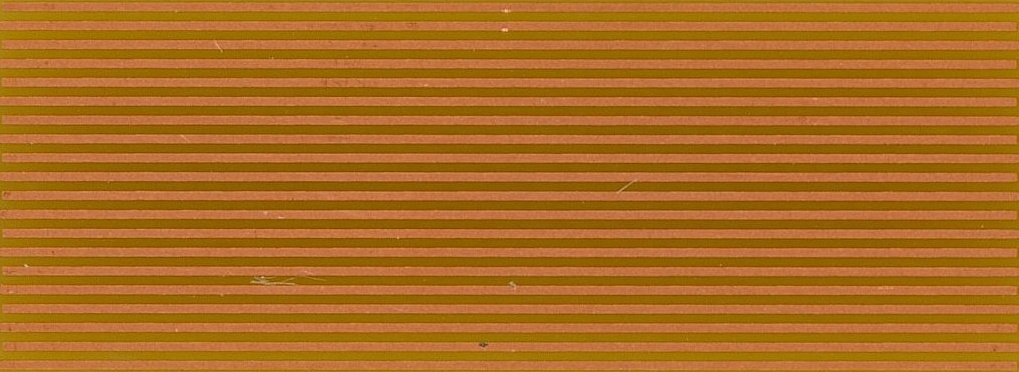
#> input picture Imgscans_PRISTINE_sensors/03_01_0246_000_U1.jpg, 1019 x 372 px, found by its file name; its folder holds only this picture in this run
$ python script.py
#> lines starting #> are read from the running program, lines starting #| are printed output that depends on the picture
import cv2
import numpy as np
import pandas as pd
import os
from openpyxl import load_workbook
from openpyxl.chart import BarChart, Reference

# Change file path
folder_path = r'C:\Users\annab\OneDrive\Desktop\darts_idc_analysis\Imgscans_PRISTINE_sensors'
output_excel = 'rgb_analysis.xlsx'
extension = ['.jpg']

# Store results
results = []

# Loop through images and get mean rgb values
for filename in os.listdir(folder_path):
    if any(filename.lower().endswith(ext) for ext in extension):
        image_path = os.path.join(folder_path, filename)
        img = cv2.imread(image_path)
#> img is the input picture: shape (372, 1019, 3); mean B, G, R 33.8, 108.1, 170.7

        if img is None:
            print(f"[!] Failed to load: {filename}")
            continue

        img_rgb = cv2.cvtColor(img, cv2.COLOR_BGR2RGB)
        R, G, B = cv2.split(img_rgb)
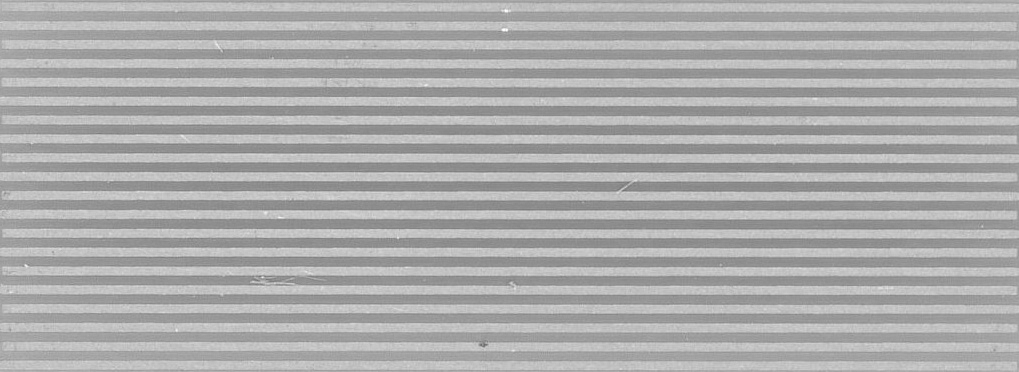
#> R: shape (372, 1019); min 107, max 255, mean 170.7
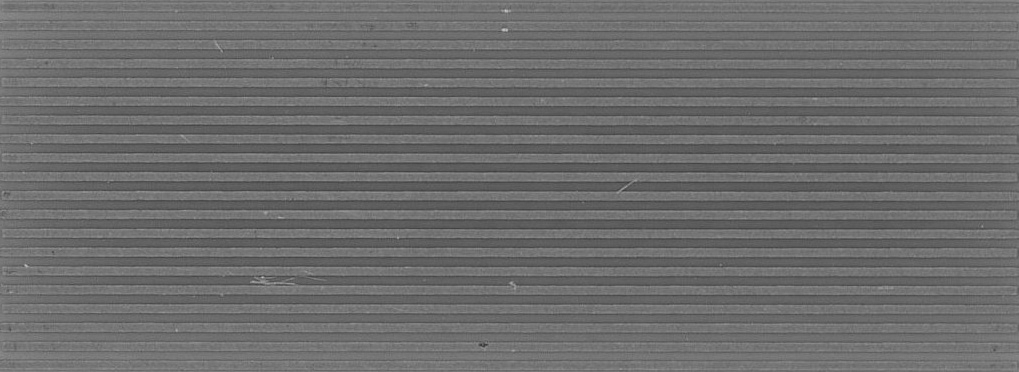
#> G: shape (372, 1019); min 57, max 202, mean 108.1
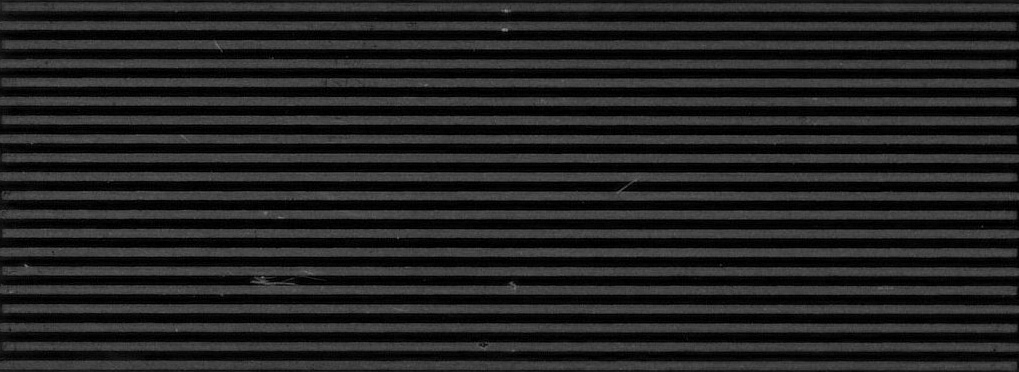
#> B: shape (372, 1019); min 0, max 145, mean 33.8

        mean_r = np.mean(R)
#> mean_r = 170.7
        mean_g = np.mean(G)
#> mean_g = 108.1
        mean_b = np.mean(B)
#> mean_b = 33.75

        results.append({
            'Image': filename,
            'Mean_R': round(mean_r, 2),
            'Mean_G': round(mean_g, 2),
            'Mean_B': round(mean_b, 2)
        })

# Export DataFrame to Excel, and add bar chart
df = pd.DataFrame(results)
#> df = table of 1 rows and 4 columns
df.to_excel(output_excel, index=False)
wb = load_workbook(output_excel)
ws = wb.active

# Define the data range for the chart
data = Reference(ws, min_col=2, max_col=4, min_row=1, max_row=1 + len(df))
cats = Reference(ws, min_col=1, min_row=2, max_row=1 + len(df))

chart = BarChart()
chart.title = "Mean RGB Values per Image"
chart.x_axis.title = "Image"
chart.y_axis.title = "Mean Intensity"

chart.add_data(data, titles_from_data=True)
chart.set_categories(cats)
chart.height = 10
chart.width = 20

ws.add_chart(chart, f"A{len(df) + 5}")
wb.save(output_excel)

$ run again, on Imgscans_PRISTINE_sensors/03_04_0246_000_U1.jpg
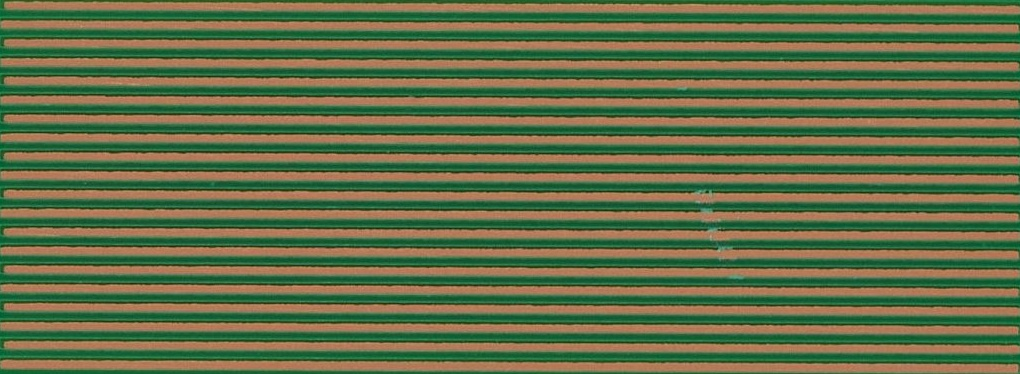
#> input picture Imgscans_PRISTINE_sensors/03_04_0246_000_U1.jpg, 1020 x 374 px, found by its file name
#> img is the input picture: shape (374, 1020, 3); mean B, G, R 71.4, 109.5, 98.1
#> `R, G, B = cv2.split(img_rgb)`:
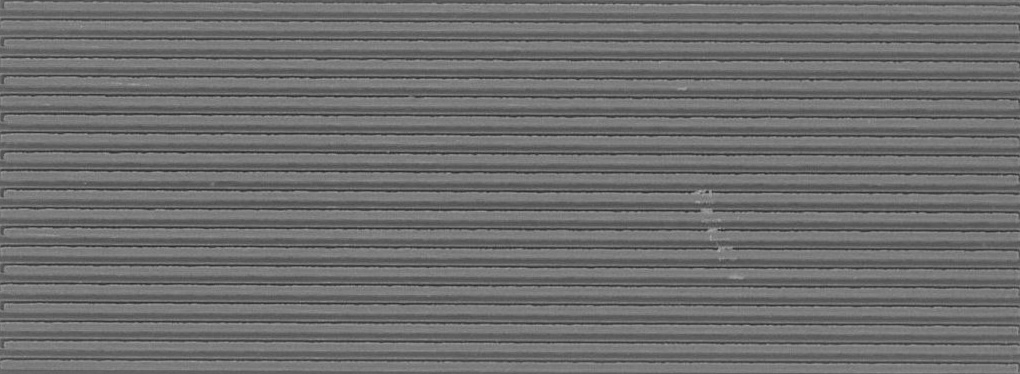
#> G: shape (374, 1020); min 37, max 171, mean 109.5
#> `R, G, B = cv2.split(img_rgb)`:
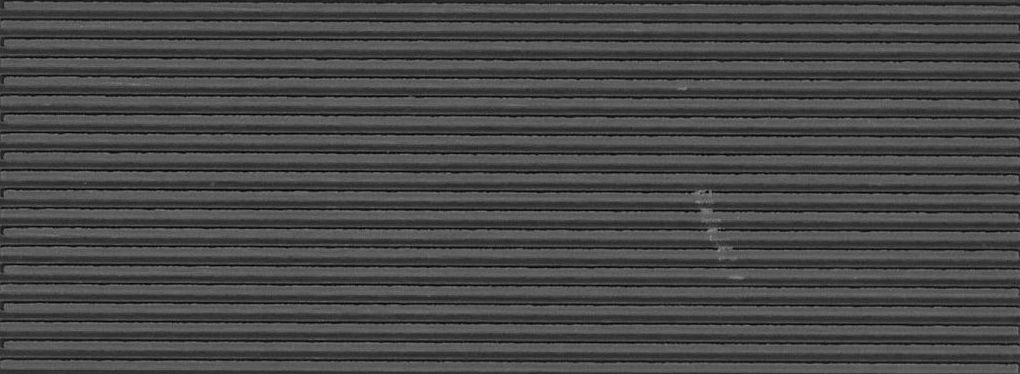
#> B: shape (374, 1020); min 0, max 138, mean 71.4
#> mean_r = 98.13
#> mean_g = 109.5
#> mean_b = 71.44
#> df = table of 1 rows and 4 columns

$ run again, on Imgscans_PRISTINE_sensors/03_04_0246_000_U2.jpg
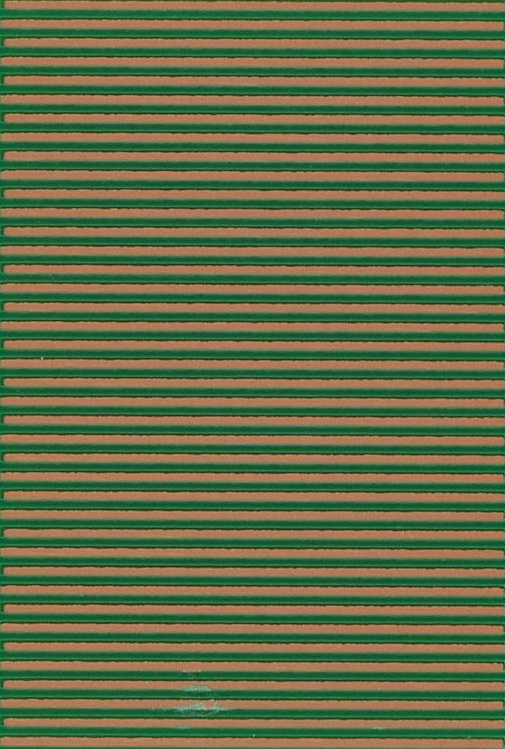
#> input picture Imgscans_PRISTINE_sensors/03_04_0246_000_U2.jpg, 505 x 749 px, found by its file name
#> img is the input picture: shape (749, 505, 3); mean B, G, R 71.3, 108.5, 99.2
#> `R, G, B = cv2.split(img_rgb)`:
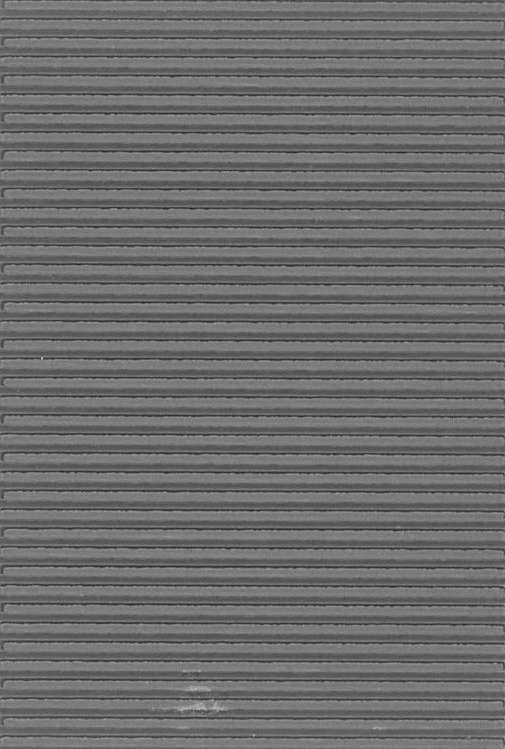
#> G: shape (749, 505); min 36, max 187, mean 108.5
#> `R, G, B = cv2.split(img_rgb)`:
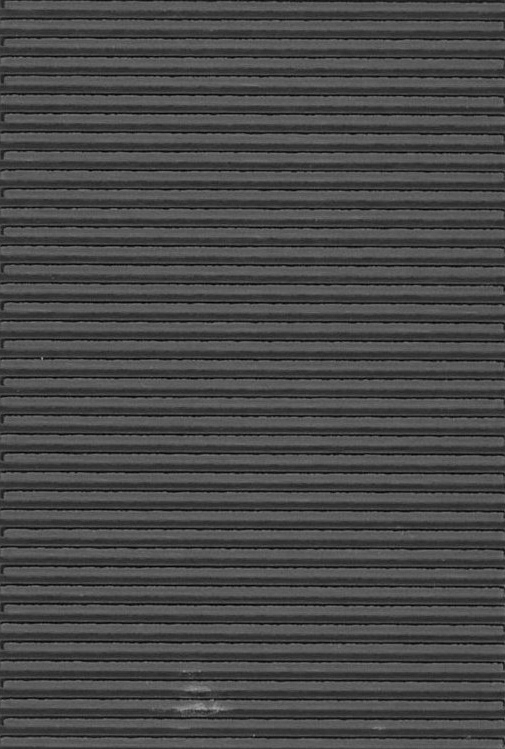
#> B: shape (749, 505); min 0, max 163, mean 71.3
#> mean_r = 99.22
#> mean_g = 108.5
#> mean_b = 71.33
#> df = table of 1 rows and 4 columns

$ run again, on Imgscans_PRISTINE_sensors/03_04_0246_000_U3.jpg
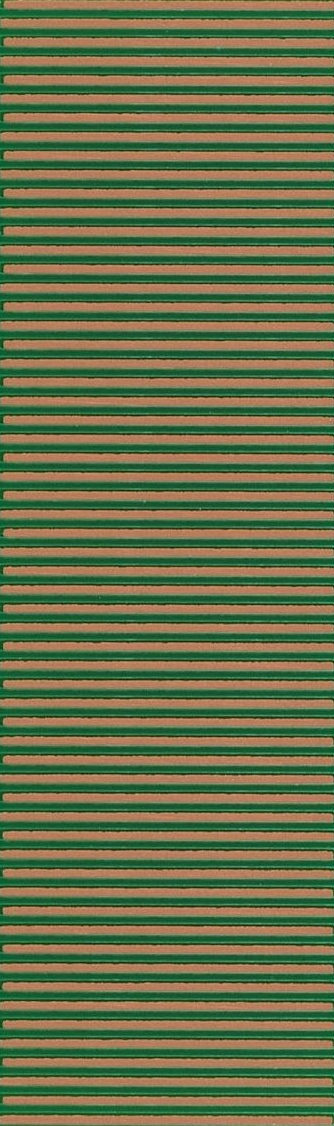
#> input picture Imgscans_PRISTINE_sensors/03_04_0246_000_U3.jpg, 334 x 1126 px, found by its file name
#> img is the input picture: shape (1126, 334, 3); mean B, G, R 74.5, 111.4, 104.5
#> `R, G, B = cv2.split(img_rgb)`:
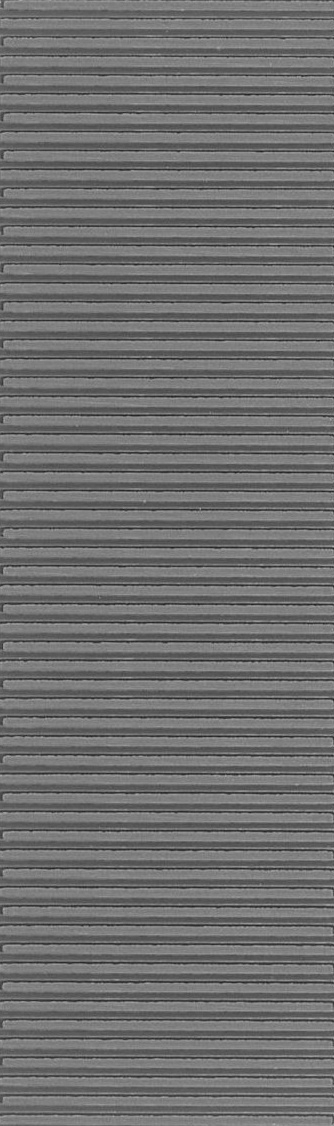
#> G: shape (1126, 334); min 22, max 175, mean 111.4
#> `R, G, B = cv2.split(img_rgb)`:
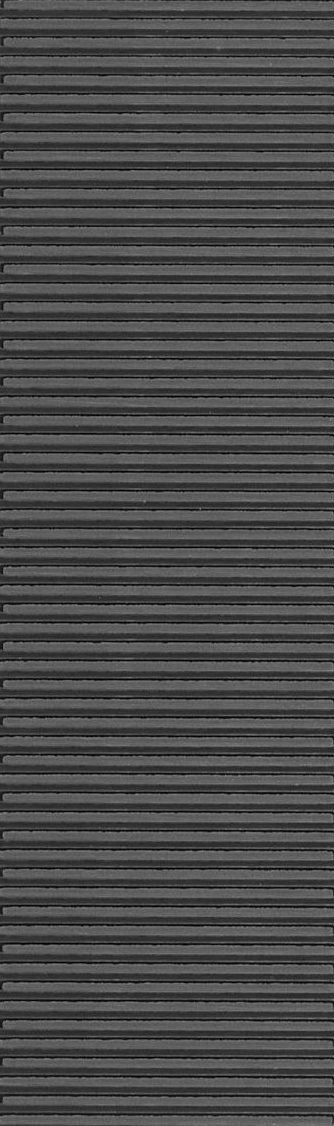
#> B: shape (1126, 334); min 0, max 139, mean 74.5
#> mean_r = 104.5
#> mean_g = 111.4
#> mean_b = 74.54
#> df = table of 1 rows and 4 columns

$ run again, on Imgscans_PRISTINE_sensors/03_01_0246_000_U2.jpg
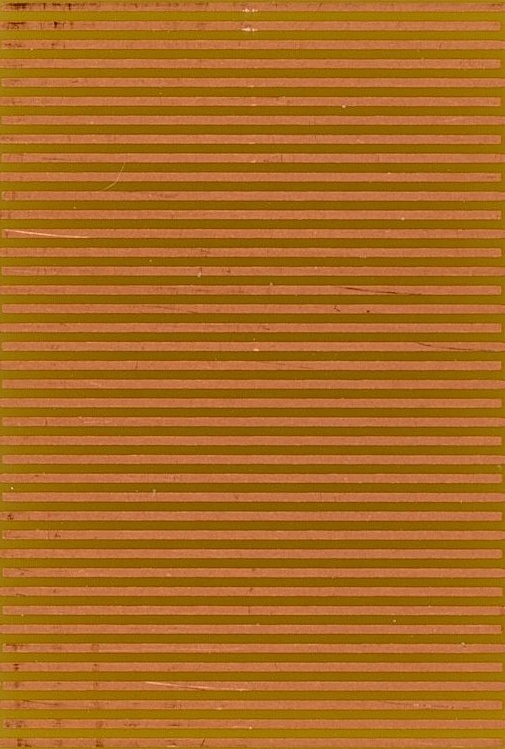
#> input picture Imgscans_PRISTINE_sensors/03_01_0246_000_U2.jpg, 505 x 749 px, found by its file name
#> img is the input picture: shape (749, 505, 3); mean B, G, R 33.5, 106.8, 169.1
#> `R, G, B = cv2.split(img_rgb)`:
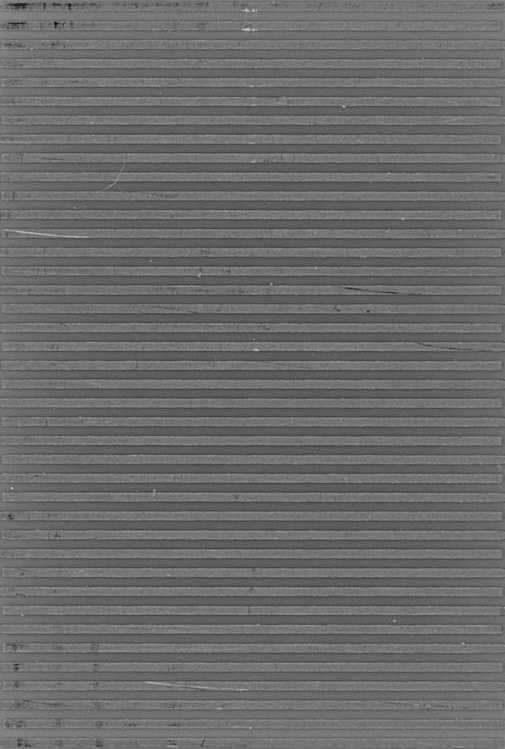
#> G: shape (749, 505); min 9, max 199, mean 106.8
#> `R, G, B = cv2.split(img_rgb)`:
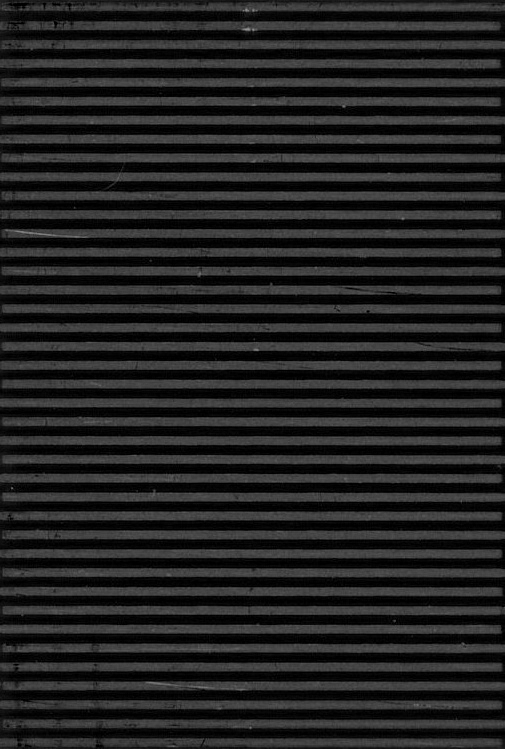
#> B: shape (749, 505); min 0, max 147, mean 33.5
#> mean_r = 169.1
#> mean_g = 106.8
#> mean_b = 33.48
#> df = table of 1 rows and 4 columns
